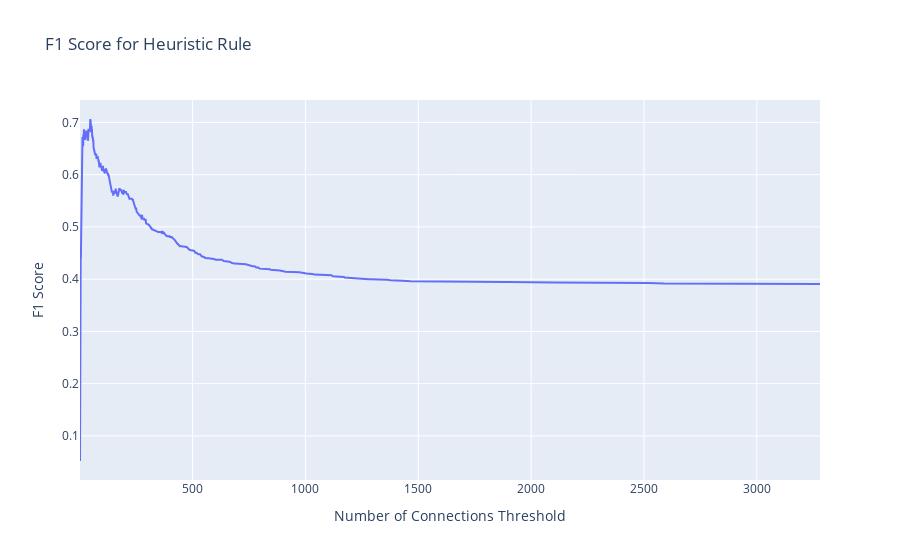

This figure's notebook cell:
### Code cell
px.line(
    x=possible_values, 
    y=heuristic_f1_scores, 
    labels={
        "x": "Number of Connections Threshold",
        "y": "F1 Score",
    },
    title='F1 Score for Heuristic Rule'
)

### Figure 1 — Plotly figure (JSON) as saved in the notebook; plotly's stock layout.template omitted (floating-point values rounded to 4 significant figures; data arrays with more than 128 entries replaced by an {"elided": "..."} marker saying what was removed)
{"data": [{"hovertemplate": "Number of Connections Threshold=%{x}<br>F1 Score=%{y}<extra></extra>", "legendgroup": "", "line": {"color": "#636efa", "dash": "solid"}, "marker": {"symbol": "circle"}, "mode": "lines", "name": "", "orientation": "v", "showlegend": false, "type": "scatter", "x": {"elided": "507 int values"}, "xaxis": "x", "y": {"elided": "507 float values"}, "yaxis": "y"}], "layout": {"legend": {"tracegroupgap": 0}, "title": {"text": "F1 Score for Heuristic Rule"}, "xaxis": {"anchor": "y", "domain": [0, 1], "title": {"text": "Number of Connections Threshold"}}, "yaxis": {"anchor": "x", "domain": [0, 1], "title": {"text": "F1 Score"}}}}
